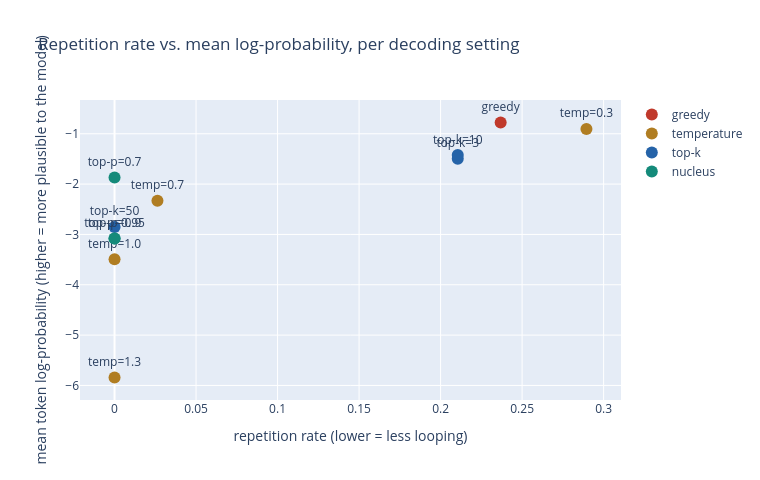

The notebook cell saved with this chart:
### Code cell
family_color = {"greedy": RED, "temperature": GOLD, "top-k": BLUE, "nucleus": TEAL}

fig = go.Figure()
for family in ("greedy", "temperature", "top-k", "nucleus"):
    pts = [r for r in runs if r["family"] == family]
    fig.add_trace(go.Scatter(
        x=[r["repetition"] for r in pts], y=[r["logprob"] for r in pts],
        mode="markers+text", text=[r["label"] for r in pts], textposition="top center",
        marker=dict(size=12, color=family_color[family]), name=family))
fig.update_layout(title="Repetition rate vs. mean log-probability, per decoding setting",
                   xaxis_title="repetition rate (lower = less looping)",
                   yaxis_title="mean token log-probability (higher = more plausible to the model)",
                   width=760, height=480)
fig.show()

### Figure 1 — Plotly figure (JSON) as saved in the notebook; plotly's stock layout.template omitted (floating-point values rounded to 4 significant figures)
{"data": [{"marker": {"color": "#c0392b", "size": 12}, "mode": "markers+text", "name": "greedy", "text": ["greedy"], "textposition": "top center", "type": "scatter", "x": [0.2368], "y": [-0.7763]}, {"marker": {"color": "#b07d22", "size": 12}, "mode": "markers+text", "name": "temperature", "text": ["temp=0.3", "temp=0.7", "temp=1.0", "temp=1.3"], "textposition": "top center", "type": "scatter", "x": [0.2895, 0.02632, 0.0, 0.0], "y": [-0.9051, -2.33, -3.495, -5.842]}, {"marker": {"color": "#2563a8", "size": 12}, "mode": "markers+text", "name": "top-k", "text": ["top-k=3", "top-k=10", "top-k=50"], "textposition": "top center", "type": "scatter", "x": [0.2105, 0.2105, 0.0], "y": [-1.494, -1.424, -2.852]}, {"marker": {"color": "#148a7a", "size": 12}, "mode": "markers+text", "name": "nucleus", "text": ["top-p=0.7", "top-p=0.9", "top-p=0.95"], "textposition": "top center", "type": "scatter", "x": [0.0, 0.0, 0.0], "y": [-1.871, -3.08, -3.08]}], "layout": {"height": 480, "title": {"text": "Repetition rate vs. mean log-probability, per decoding setting"}, "width": 760, "xaxis": {"title": {"text": "repetition rate (lower = less looping)"}}, "yaxis": {"title": {"text": "mean token log-probability (higher = more plausible to the model)"}}}}
